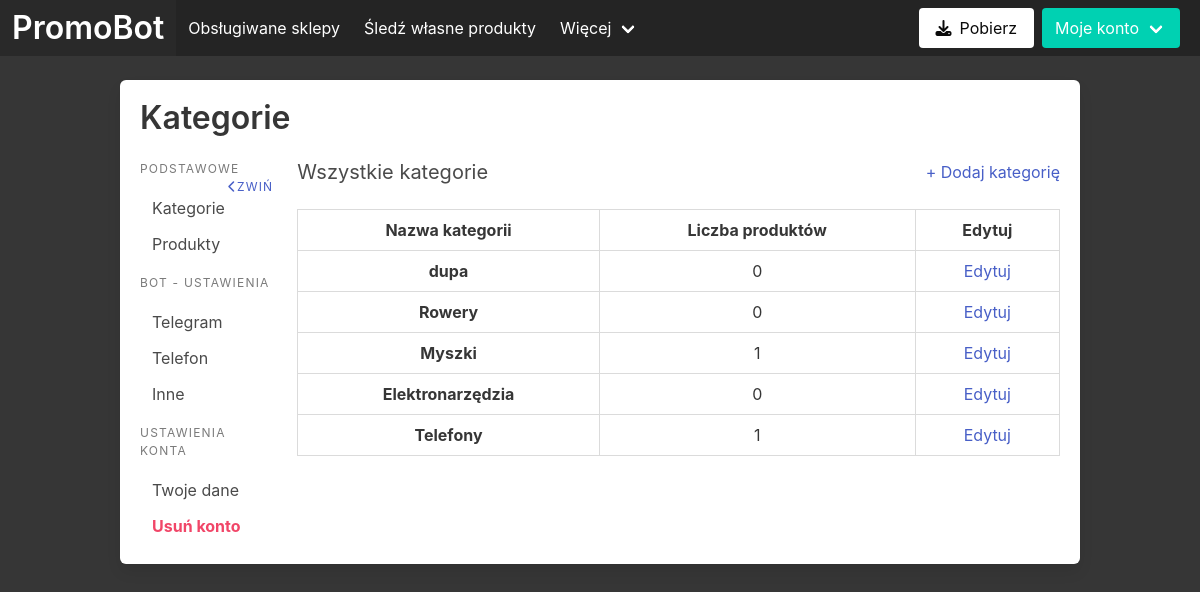
The page /moje-konto/kategorie (signed in) on the database its author committed.
### priceBot/models.py (models this page shows)
class Category(models.Model):
    user = models.ForeignKey(User, on_delete=models.CASCADE)
    category_name = models.CharField(max_length=60)

### priceBot/views.py (the view, shortened to what this page needs)
# urls.py: path('moje-konto/kategorie', views.categories_account, name='categories_account'),
def categories_account(request):
    if not request.user.is_authenticated:
        return redirect("homepage")
    categories = [
        {
            "id": category.id,
            "name": category.category_name,
            "products_count": len(Product.objects.filter(category=category, user=request.user))
        } for category in Category.objects.filter(user=request.user)
    ]
    context = {
        "categories": categories
    }
    print(categories)
    return render(request, 'account/categories.html', context=context)

### templates/account/categories.html (shortened to what this page needs)
{% extends 'account/base.html' %}
{% block title2 %}
    <h1 class="title">Kategorie</h1>
{% endblock title2 %}
{% block main-column %}
<div class="is-flex is-justify-content-space-between">
    <h1 class="subtitle categories-title">Wszystkie kategorie</h1>
    <a class="add-category">+ Dodaj kategorię</a>
</div>
  <table class="table is-bordered categories is-fullwidth">
    <tbody>
      <thead>
        <th class="has-text-centered">Nazwa kategorii</th>
        <th class="has-text-centered">Liczba produktów</th>
        <th class="has-text-centered">Edytuj</th>
      </thead>
      {% for category in categories %}
      <tr class="has-text-centered">
        <th class="has-text-centered">{{ category.name }}</th>
        <td class="has-text-centered">{{ category.products_count }}</td>
        <td class="has-text-centered"><a href="{% url 'category_edit' category.id %}">Edytuj</a></td>
      </tr>
      {% endfor %}
    </tbody>
</table>
{% endblock main-column %}

### templates/app/base.html (style rules this page uses)
body { overflow: hidden; }

### rows shown on the page
Category: name "dupa"
Category: name "Rowery"
Category: name "Myszki"
Category: name "Elektronarzędzia"
Category: name "Telefony"

### other values the page prints
{{ category.products_count }} "0" "0" "1" "0" "1"
